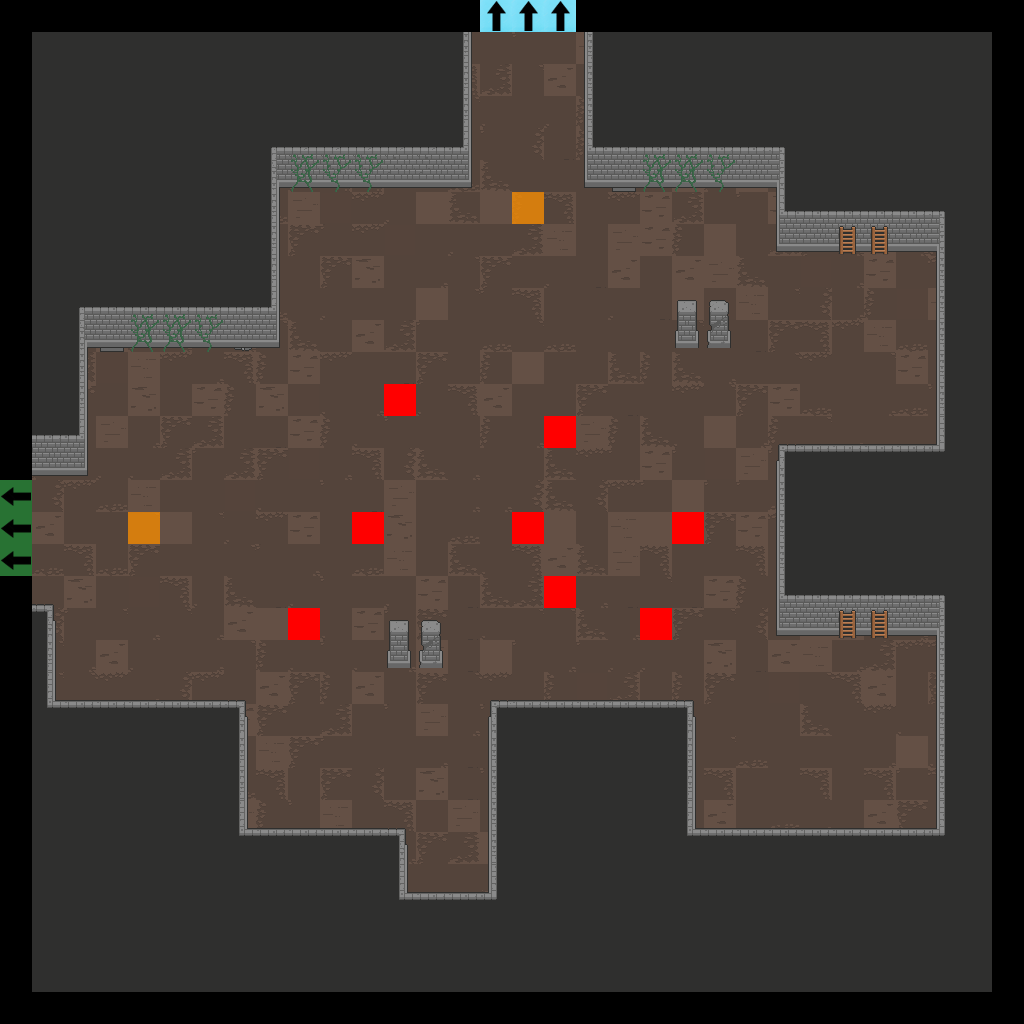

Below is a game level as drawn by its tile map, then a one-line description and the .tmx that defines it (tile-layer data replaced by summaries):
An orthogonal 32x32 tile map with 32x32 px tiles, 7 tile layers (Floor, Walls, Doors, Pillars, ...), 2 tilesets.

<map version="1.2" tiledversion="2019.04.18" orientation="orthogonal" renderorder="right-down" width="32" height="32" tilewidth="32" tileheight="32" infinite="0" nextlayerid="22" nextobjectid="1">
 <tileset firstgid="1" source="Dungeon_Tileset_2.tsx" />
 <tileset firstgid="321" source="flags.tsx" />
 <layer id="15" name="Floor" width="32" height="32">
  <data>[1024 cells, 900 non-empty, 30 distinct tile ids]</data>
 </layer>
 <layer id="16" name="Walls" width="32" height="32">
  <data>[1024 cells, 505 non-empty, 32 distinct tile ids]</data>
 </layer>
 <layer id="17" name="Doors" width="32" height="32">
  <data>[1024 cells, 20 non-empty, 2 distinct tile ids]</data>
 </layer>
 <layer id="18" name="Pillars" width="32" height="32">
  <data>[1024 cells, 8 non-empty, 4 distinct tile ids]</data>
 </layer>
 <layer id="19" name="Candles" width="32" height="32">
  <data>[1024 cells, 0 non-empty, 0 distinct tile ids]</data>
 </layer>
 <layer id="20" name="Debris" width="32" height="32">
  <data>[1024 cells, 22 non-empty, 5 distinct tile ids]</data>
 </layer>
 <layer id="21" name="Flags" width="32" height="32">
  <data>[1024 cells, 16 non-empty, 4 distinct tile ids]</data>
 </layer>
</map>
